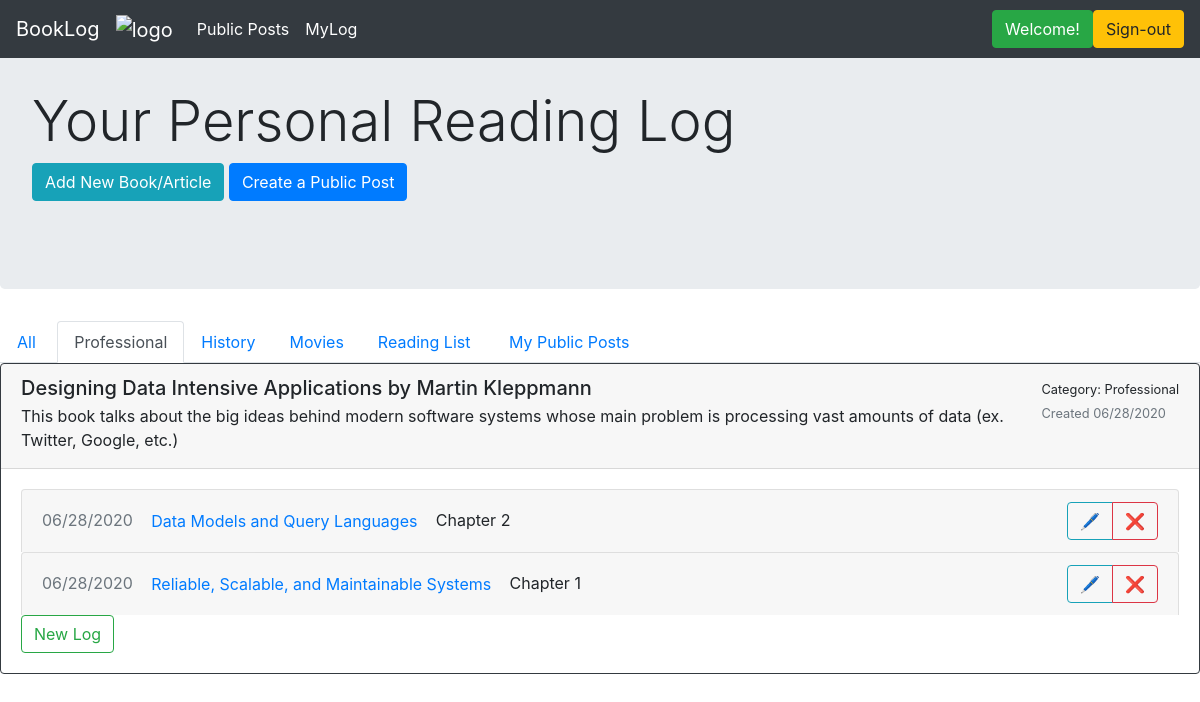
The page /myLog/1 (signed in) on the database as committed earlier.
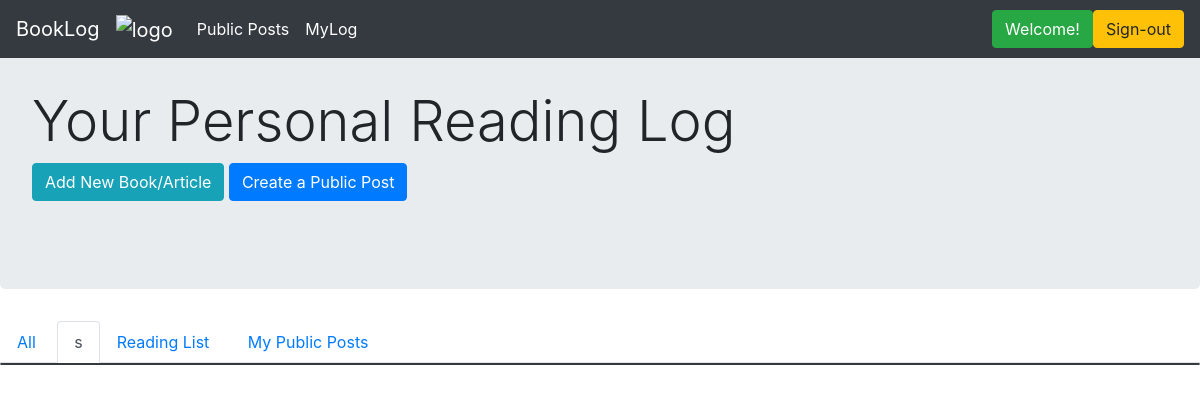
The same page on the database as committed later.
### application/models.py (models this page shows)
class Category(db.Model):
    __tablename__ = 'categories'
    id = db.Column(db.Integer, primary_key=True)
    name = db.Column(db.String(150), index=True, nullable=False, unique=False)
    user_id = db.Column(db.Integer, ForeignKey('users.id'), nullable=False, index=False)
    user = relationship("User", backref="categories", foreign_keys=[user_id])

class Book(db.Model):
    __tablename__ = 'books_and_other_readings'
    id = db.Column(db.Integer, primary_key=True)
    title = db.Column(db.String(80), index=True, unique=False, nullable=False)
    author = db.Column(db.String(80), index=False, unique=False, nullable=True)
    date_started = db.Column(db.DateTime, index=False, unique=False, nullable=False)
    description = db.Column(db.Text, index=False, unique=False, nullable=True)
    complete = db.Column(db.Boolean, index=False, unique=False, nullable=True)
    user_id = db.Column(db.Integer, ForeignKey('users.id'), nullable=False, index=True)
    user = relationship("User", backref = "books", foreign_keys=[user_id])
    cat_id = db.Column(db.Integer, ForeignKey('categories.id'), nullable=True, index=True)
    category = relationship("Category", backref="books", foreign_keys=[cat_id])

class BookUpdate(db.Model):
    __tablename__ = 'book_updates'
    id = db.Column(db.Integer, primary_key=True)
    title = db.Column(db.String(100), index=True, unique=False, nullable=False)
    date_created = db.Column(db.DateTime, index=False, unique=False, nullable=False)
    pages = db.Column(db.String(100), index=False, unique=False, nullable=True)
    text = db.Column(db.Text, index=False, unique=False, nullable=False)
    book_id = db.Column(db.Integer, ForeignKey('books_and_other_readings.id'), nullable=False, index=True)
    book = relationship("Book", backref = "book_updates", foreign_keys=[book_id])

### application/routes.py (the view)
@main_bp.route("/myLog/<int:cat_id>", methods=['GET'])
@login_required
def myLogCat(cat_id):
    user = User.query.filter_by(id=session.get("user_id")).first()
    books = user.books
    selected_books = []
    for book in books:
        if book.cat_id == cat_id:
            selected_books.append(book)
    cats = user.categories
    return render_template("category.html", name=session.get("user_id"), user=user, books=selected_books, cats=cats, curr_cat=cat_id)

### application/auth.py (called while the page is built)
@auth_bp.before_app_request
def load_logged_in_user():
    user_id = session.get('user_id')
    if user_id is None:
        g.user = None
    else:
        g.user = User.query.filter_by(id=user_id).first()

def login_required(view):
    @functools.wraps(view)
    def wrapped_view(**kwargs):
        if g.user is None:
            return redirect(url_for('auth_bp.login'))
        return view(**kwargs)
    return wrapped_view

### application/routes.py (called while the page is built)
@main_bp.before_app_request
def load_logged_in_user():
    user_id = session.get('user_id')
    if user_id is None:
        g.user = None
    else:
        g.user = User.query.filter_by(id=user_id).first()

### application/templates/category.html (shortened to what this page needs)
{% extends 'layout.html' %}
{% block content %}
<div class="jumbotron">
    <br>
    <h1 class="display-4">Your Personal Reading Log</h1>
    <a href="{{url_for('main_bp.create_new')}}" class="btn btn-info" role="button">Add New Book/Article</a>
    <a href="{{url_for('main_bp.create_public_post')}}" class="btn btn-primary" role="button">Create a Public Post</a>
    <br>
    <br>
</div>
<ul class="nav nav-tabs">
  <li class="nav-item"> <a class="nav-link" href="{{url_for('main_bp.myLog')}}">All&nbsp;</a> </li>
  {% for cat in cats %}
      {% if cat.id == curr_cat %}
          <li class="nav-item"> <a class="nav-link active" href="#">{{cat.name}}</a> </li>
      {% else %}
          <li class="nav-item"> <a class="nav-link" href="{{url_for('main_bp.myLogCat', cat_id=cat.id)}}">{{cat.name}}</a> </li>
      {% endif %}
  {% endfor %}
  <li class="nav-item"> <a class="nav-link" href="{{ url_for('main_bp.reading_list')}}">Reading List&nbsp;</a></li>
  <li class="nav-item"> <a class="nav-link" href="{{ url_for('main_bp.my_public_posts')}}">My Public Posts&nbsp;&nbsp;</a></li>
  <div class="btn-toolbar" role="toolbar">
  </div>
</ul>
<div class="card text-left border-dark mb-3">
{% for book in books|reverse %}
  <div class="card-header position-sticky justify-content-between">
      <div class="float-right">
      <small>Category: {{book.category.name}}</small> <br>
      <small class="text-muted">Created {{ book.date_started.strftime("%m/%d/%Y") }}</small>
      </div>
      {% if book.author != "" %}
          <h5 class="mb-1">{{ book.title }} by {{ book.author }}</h5>
      {% else %}
          <h5 class="mb-1">{{ book.title }}</h5>
      {% endif %}
      <p class="mb-1"> {{ book.description }} </p>
  </div>
  <div class="card-body">
  {% for log in book.book_updates|reverse %}
  <div class="list-group">
    <div class="accordion" id="accordionExample">
         <div class="card">
            <div class="card-header" id="headingTwo">
            <div class="float-right">
                <div class="btn-group" role="group" aria-label="Basic example">
                   <button class="btn btn-outline-info" type="button" data-toggle="collapse" area-expanded="false" data-target={{"#logEdit" + log.title|string}}>&#128394;</button>
                   <a href="{{url_for('main_bp.delete_log', log_id=log.id)}}" class="btn btn-outline-danger" role="button">&#10060;</a>
                </div>
            </div>
            <h5 class="mb-0">
              <small class="text-muted">{{ log.date_created.strftime("%m/%d/%Y") }}</small>
              <button class="btn btn-link collapsed" type="button" data-toggle="collapse" data-target={{"#collapseTwo" + log.title|string}} aria-expanded="false" aria-controls="collapseTwo">
              {{ log.title }}
              </button>
              <small> {{log.pages}}</small>
            </h5>
            </div>
      </div>
    </div>
  </div>
  {% endfor %}
  <div class="end">
  <button class="btn btn-outline-success" type="button" data-toggle="collapse" area-expanded="false" data-target={{"#log" + loop.index|string}}>New Log</button>
    </div>
    </div>
{% endfor %}
</div>
{% endblock %}

Rows that differ between the two databases and show on the page:
removed Category: name "History"
removed Category: name "Movies"
removed Book: category.name "Professional", date_started "06/28/2020", title "Designing Data Intensive Applications", author "Martin Kleppmann", description "This book talks about the big ideas behind modern software systems whose main problem is processing vast amounts of data (ex. Twitter, Google, etc.)"
removed BookUpdate: date_created "06/28/2020", title "Data Models and Query Languages", pages "Chapter 2"
removed BookUpdate: date_created "06/28/2020", title "Reliable, Scalable, and Maintainable Systems", pages "Chapter 1"
changed Category: name "Professional" → "s"
